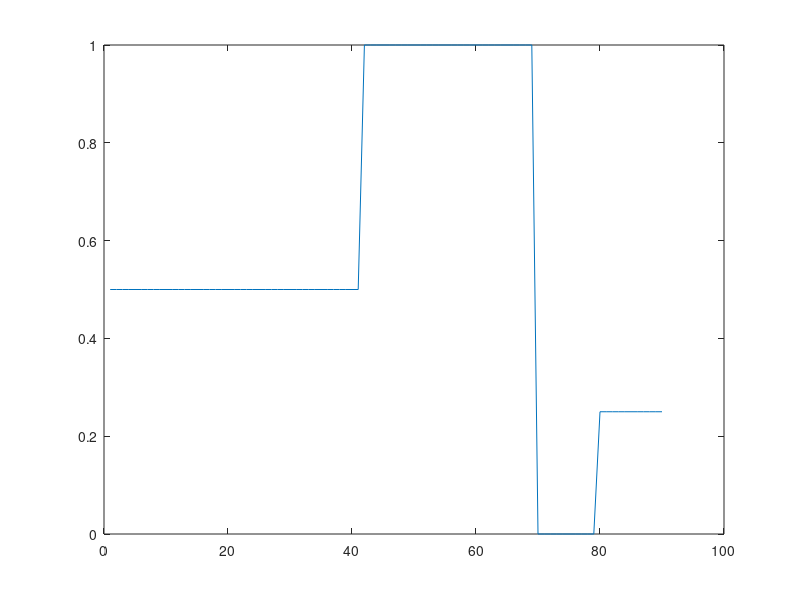

This chart was generated by the following MATLAB code: (Note: this script raises an error after producing the figure.)
% BACKPROPAGATION ALGORITHM TRAINING: ONLY FOR SINGLE HIDDEN LAYER
% Data Set
pattern=csvread('train.csv');
fid = fopen('wih.dat','w');	% Weights stored of input-hidden layer
fid1 = fopen('who.dat','w'); % Output stored of hidden-output layer
alpha =0.9;			% Momentum
%Convergence is made faster if a momentum factor is added to the weight updation process.
eta = 0.8;			% Learning rate
tol = 0.001;			% Error tolerance
Q = 90;       			% Total no. of the patterns to be input
n = 5; q = 3; p = 1;	% Architecture

% Initializing the values and weights

Wih = 2 * rand(n,q) - 1;	% Input-hidden random weight matrix
Whj = 2 * rand(q,p) - 1;	% Hidden-output random weight matrix
DeltaWih = zeros(n,q);	% Weight change matrices
DeltaWhj = zeros(q,p);  % matrix of qxp of zeros
DeltaWihOld = zeros(n,q);
DeltaWhjOld = zeros(q,p);
Si = [pattern(:,1:5)];	% Input signals
D = pattern(:,6);		% Desired values
Sh = [zeros(1,q)];		% Hidden neuron signals
Sy = zeros(1,p);		% Output neuron signals
deltaO = zeros(1,p);	% Error-slope product at output
deltaH = zeros(1,q);	% Error-slope product at hidden
sumerror = 2*tol;		% To get in to the loop
i=0;
itt=0;

figure;
%x=linespace(0,1);
tr=plot(D);
tr.Color=[0 0 0.5];
tr.Marker='o';
%hold on;

% Training BPA network

while sumerror>tol && itt<3000	% Iterate(Stops when error tolerance = 0.001 or when iteration reaches 20,000
   sumerror = 0;
   for k = 1:Q % for loop of input data (Q=99 times)
      Zh = Si(k,:) * Wih;		% Hidden activations
      Sh = [1./(1 + exp(-Zh))];	% Binary sigmoid function Hidden signals
      Yj = Sh * Whj;			% Output activations
      Sy = 1./(1 + exp(-Yj));	% Binary sigmoid function Output signals
      Ek = D(k) - Sy;			% Error vector
      deltaO = Ek .* Sy .* (1 - Sy);% Delta output
      for h = 1:q                            % Delta W: hidden-output
         DeltaWhj(h,:) = deltaO * Sh(h);
      end
      for h = 2:q							 % Delta hidden
         deltaH(h) = (deltaO * Whj(h,:)') * Sh(h) * (1 - Sh(h));
      end 
      for i = 1:n						 % Delta W: input-hidden
         DeltaWih(i,:) = deltaH(q:q) * Si(k,i);
      end
      Wih = Wih + eta * DeltaWih + alpha * DeltaWihOld;
      Whj = Whj + eta * DeltaWhj + alpha * DeltaWhjOld;      
      DeltaWihOld = DeltaWih;				 % Update weights(or)Store changes
      DeltaWhjOld = DeltaWhj;
      sumerror = sumerror + sum(Ek.^2); % Compute error
     
   end 
   
Iteration = itt
   sumerror	% Print epoch error
   itt=itt+1;
end
 
Wih
Whj
fprintf(fid,'%12.8f\n',Wih); 
fprintf(fid1,'%12.8f\n',Whj); 
status = fclose(fid);  
status = fclose(fid1);   